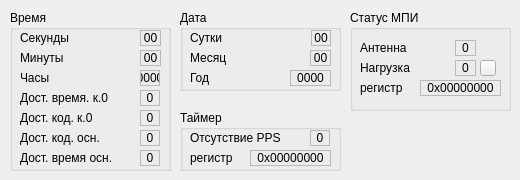
   <widget class="QWidget" name="tabMPI">
    <attribute name="title">
     <string>МПИ</string>
    </attribute>
    <widget class="QGroupBox" name="groupDate">
     <property name="geometry">
      <rect>
       <x>180</x>
       <y>10</y>
       <width>161</width>
       <height>81</height>
      </rect>
     </property>
     <property name="title">
      <string>Дата</string>
     </property>
     <widget class="QLabel" name="labelDate1t">
      <property name="geometry">
       <rect>
        <x>10</x>
        <y>20</y>
        <width>121</width>
        <height>16</height>
       </rect>
      </property>
      <property name="text">
       <string>Сутки</string>
      </property>
     </widget>
     <widget class="QLabel" name="labelDate1">
      <property name="geometry">
       <rect>
        <x>131</x>
        <y>20</y>
        <width>20</width>
        <height>16</height>
       </rect>
      </property>
      <property name="frameShape">
       <enum>QFrame::StyledPanel</enum>
      </property>
      <property name="text">
       <string>00</string>
      </property>
      <property name="alignment">
       <set>Qt::AlignCenter</set>
      </property>
     </widget>
     <widget class="QLabel" name="labelDate3t">
      <property name="geometry">
       <rect>
        <x>10</x>
        <y>60</y>
        <width>101</width>
        <height>16</height>
       </rect>
      </property>
      <property name="text">
       <string>Год</string>
      </property>
     </widget>
     <widget class="QLabel" name="labelDate3">
      <property name="geometry">
       <rect>
        <x>110</x>
        <y>60</y>
        <width>41</width>
        <height>16</height>
       </rect>
      </property>
      <property name="frameShape">
       <enum>QFrame::StyledPanel</enum>
      </property>
      <property name="text">
       <string>0000</string>
      </property>
      <property name="alignment">
       <set>Qt::AlignCenter</set>
      </property>
     </widget>
     <widget class="QLabel" name="labelDate2t">
      <property name="geometry">
       <rect>
        <x>10</x>
        <y>40</y>
        <width>121</width>
        <height>16</height>
       </rect>
      </property>
      <property name="text">
       <string>Месяц</string>
      </property>
     </widget>
     <widget class="QLabel" name="labelDate2">
      <property name="geometry">
       <rect>
        <x>130</x>
        <y>40</y>
        <width>21</width>
        <height>16</height>
       </rect>
      </property>
      <property name="frameShape">
       <enum>QFrame::StyledPanel</enum>
      </property>
      <property name="text">
       <string>00</string>
      </property>
      <property name="alignment">
       <set>Qt::AlignCenter</set>
      </property>
     </widget>
    </widget>
    <widget class="QGroupBox" name="groupTime">
     <property name="geometry">
      <rect>
       <x>10</x>
       <y>10</y>
       <width>161</width>
       <height>161</height>
      </rect>
     </property>
     <property name="title">
      <string>Время</string>
     </property>
     <widget class="QLabel" name="labelTime1t">
      <property name="geometry">
       <rect>
        <x>10</x>
        <y>20</y>
        <width>121</width>
        <height>16</height>
       </rect>
      </property>
      <property name="text">
       <string>Секунды</string>
      </property>
     </widget>
     <widget class="QLabel" name="labelTime1">
      <property name="geometry">
       <rect>
        <x>130</x>
        <y>20</y>
        <width>21</width>
        <height>16</height>
       </rect>
      </property>
      <property name="frameShape">
       <enum>QFrame::StyledPanel</enum>
      </property>
      <property name="text">
       <string>00</string>
      </property>
      <property name="alignment">
       <set>Qt::AlignCenter</set>
      </property>
     </widget>
     <widget class="QLabel" name="labelTime3t">
      <property name="geometry">
       <rect>
        <x>10</x>
        <y>60</y>
        <width>121</width>
        <height>16</height>
       </rect>
      </property>
      <property name="text">
       <string>Часы</string>
      </property>
     </widget>
     <widget class="QLabel" name="labelTime3">
      <property name="geometry">
       <rect>
        <x>130</x>
        <y>60</y>
        <width>20</width>
        <height>16</height>
       </rect>
      </property>
      <property name="frameShape">
       <enum>QFrame::StyledPanel</enum>
      </property>
      <property name="text">
       <string>0000</string>
      </property>
      <property name="alignment">
       <set>Qt::AlignCenter</set>
      </property>
     </widget>
     <widget class="QLabel" name="labelTime2t">
      <property name="geometry">
       <rect>
        <x>10</x>
        <y>40</y>
        <width>121</width>
        <height>16</height>
       </rect>
      </property>
      <property name="text">
       <string>Минуты</string>
      </property>
     </widget>
     <widget class="QLabel" name="labelTime2">
      <property name="geometry">
       <rect>
        <x>130</x>
        <y>40</y>
        <width>21</width>
        <height>16</height>
       </rect>
      </property>
      <property name="frameShape">
       <enum>QFrame::StyledPanel</enum>
      </property>
      <property name="text">
       <string>00</string>
      </property>
      <property name="alignment">
       <set>Qt::AlignCenter</set>
      </property>
     </widget>
     <widget class="QLabel" name="labelTime4t">
      <property name="geometry">
       <rect>
        <x>10</x>
        <y>80</y>
        <width>121</width>
        <height>16</height>
       </rect>
      </property>
      <property name="text">
       <string>Дост. время. к.0</string>
      </property>
     </widget>
     <widget class="QLabel" name="labelTime4">
      <property name="geometry">
       <rect>
        <x>130</x>
        <y>80</y>
        <width>20</width>
        <height>16</height>
       </rect>
      </property>
      <property name="frameShape">
       <enum>QFrame::StyledPanel</enum>
      </property>
      <property name="text">
       <string>0</string>
      </property>
      <property name="alignment">
       <set>Qt::AlignCenter</set>
      </property>
     </widget>
     <widget class="QLabel" name="labelTime5">
      <property name="geometry">
       <rect>
        <x>130</x>
        <y>100</y>
        <width>20</width>
        <height>16</height>
       </rect>
      </property>
      <property name="frameShape">
       <enum>QFrame::StyledPanel</enum>
      </property>
      <property name="text">
       <string>0</string>
      </property>
      <property name="alignment">
       <set>Qt::AlignCenter</set>
      </property>
     </widget>
     <widget class="QLabel" name="labelTime5t">
      <property name="geometry">
       <rect>
        <x>10</x>
        <y>100</y>
        <width>121</width>
        <height>16</height>
       </rect>
      </property>
      <property name="text">
       <string>Дост. код. к.0</string>
      </property>
     </widget>
     <widget class="QLabel" name="labelTime7">
      <property name="geometry">
       <rect>
        <x>130</x>
        <y>140</y>
        <width>20</width>
        <height>16</height>
       </rect>
      </property>
      <property name="frameShape">
       <enum>QFrame::StyledPanel</enum>
      </property>
      <property name="text">
       <string>0</string>
      </property>
      <property name="alignment">
       <set>Qt::AlignCenter</set>
      </property>
     </widget>
     <widget class="QLabel" name="labelTime7t">
      <property name="geometry">
       <rect>
        <x>10</x>
        <y>140</y>
        <width>121</width>
        <height>16</height>
       </rect>
      </property>
      <property name="text">
       <string>Дост. время осн.</string>
      </property>
     </widget>
     <widget class="QLabel" name="labelTime6">
      <property name="geometry">
       <rect>
        <x>130</x>
        <y>120</y>
        <width>20</width>
        <height>16</height>
       </rect>
      </property>
      <property name="frameShape">
       <enum>QFrame::StyledPanel</enum>
      </property>
      <property name="text">
       <string>0</string>
      </property>
      <property name="alignment">
       <set>Qt::AlignCenter</set>
      </property>
     </widget>
     <widget class="QLabel" name="labelTime6t">
      <property name="geometry">
       <rect>
        <x>10</x>
        <y>120</y>
        <width>121</width>
        <height>16</height>
       </rect>
      </property>
      <property name="text">
       <string>Дост. код. осн.</string>
      </property>
     </widget>
    </widget>
    <widget class="QGroupBox" name="groupTimer">
     <property name="geometry">
      <rect>
       <x>180</x>
       <y>110</y>
       <width>161</width>
       <height>61</height>
      </rect>
     </property>
     <property name="title">
      <string>Таймер</string>
     </property>
     <widget class="QLabel" name="labelTimer1t">
      <property name="geometry">
       <rect>
        <x>10</x>
        <y>20</y>
        <width>121</width>
        <height>16</height>
       </rect>
      </property>
      <property name="text">
       <string>Отсутствие PPS</string>
      </property>
     </widget>
     <widget class="QLabel" name="labelTimer1">
      <property name="geometry">
       <rect>
        <x>130</x>
        <y>20</y>
        <width>20</width>
        <height>16</height>
       </rect>
      </property>
      <property name="frameShape">
       <enum>QFrame::StyledPanel</enum>
      </property>
      <property name="text">
       <string>0</string>
      </property>
      <property name="alignment">
       <set>Qt::AlignCenter</set>
      </property>
     </widget>
     <widget class="QLabel" name="labelTimert">
      <property name="geometry">
       <rect>
        <x>10</x>
        <y>40</y>
        <width>61</width>
        <height>16</height>
       </rect>
      </property>
      <property name="text">
       <string>регистр</string>
      </property>
     </widget>
     <widget class="QLabel" name="labelTimer">
      <property name="geometry">
       <rect>
        <x>70</x>
        <y>40</y>
        <width>81</width>
        <height>16</height>
       </rect>
      </property>
      <property name="frameShape">
       <enum>QFrame::StyledPanel</enum>
      </property>
      <property name="text">
       <string>0x00000000</string>
      </property>
      <property name="alignment">
       <set>Qt::AlignCenter</set>
      </property>
     </widget>
    </widget>
    <widget class="QGroupBox" name="groupTimerState">
     <property name="geometry">
      <rect>
       <x>350</x>
       <y>10</y>
       <width>161</width>
       <height>101</height>
      </rect>
     </property>
     <property name="title">
      <string>Статус МПИ</string>
     </property>
     <widget class="QLabel" name="labelTimerStatet">
      <property name="geometry">
       <rect>
        <x>10</x>
        <y>70</y>
        <width>61</width>
        <height>16</height>
       </rect>
      </property>
      <property name="text">
       <string>регистр</string>
      </property>
     </widget>
     <widget class="QLabel" name="labelTimerState">
      <property name="geometry">
       <rect>
        <x>70</x>
        <y>70</y>
        <width>81</width>
        <height>16</height>
       </rect>
      </property>
      <property name="frameShape">
       <enum>QFrame::StyledPanel</enum>
      </property>
      <property name="text">
       <string>0x00000000</string>
      </property>
      <property name="alignment">
       <set>Qt::AlignCenter</set>
      </property>
     </widget>
     <widget class="QLabel" name="labelTimerState1t">
      <property name="geometry">
       <rect>
        <x>10</x>
        <y>30</y>
        <width>81</width>
        <height>16</height>
       </rect>
      </property>
      <property name="text">
       <string>Антенна</string>
      </property>
     </widget>
     <widget class="QLabel" name="labelTimerState1">
      <property name="geometry">
       <rect>
        <x>105</x>
        <y>30</y>
        <width>21</width>
        <height>16</height>
       </rect>
      </property>
      <property name="frameShape">
       <enum>QFrame::StyledPanel</enum>
      </property>
      <property name="text">
       <string>0</string>
      </property>
      <property name="alignment">
       <set>Qt::AlignCenter</set>
      </property>
     </widget>
     <widget class="QPushButton" name="pushTimerState2">
      <property name="geometry">
       <rect>
        <x>130</x>
        <y>50</y>
        <width>16</width>
        <height>16</height>
       </rect>
      </property>
      <property name="text">
       <string/>
      </property>
     </widget>
     <widget class="QLabel" name="labelTimerState2t">
      <property name="geometry">
       <rect>
        <x>10</x>
        <y>50</y>
        <width>81</width>
        <height>16</height>
       </rect>
      </property>
      <property name="text">
       <string>Нагрузка</string>
      </property>
     </widget>
     <widget class="QLabel" name="labelTimerState2">
      <property name="geometry">
       <rect>
        <x>105</x>
        <y>50</y>
        <width>21</width>
        <height>16</height>
       </rect>
      </property>
      <property name="frameShape">
       <enum>QFrame::StyledPanel</enum>
      </property>
      <property name="text">
       <string>0</string>
      </property>
      <property name="alignment">
       <set>Qt::AlignCenter</set>
      </property>
     </widget>
    </widget>
   </widget>
